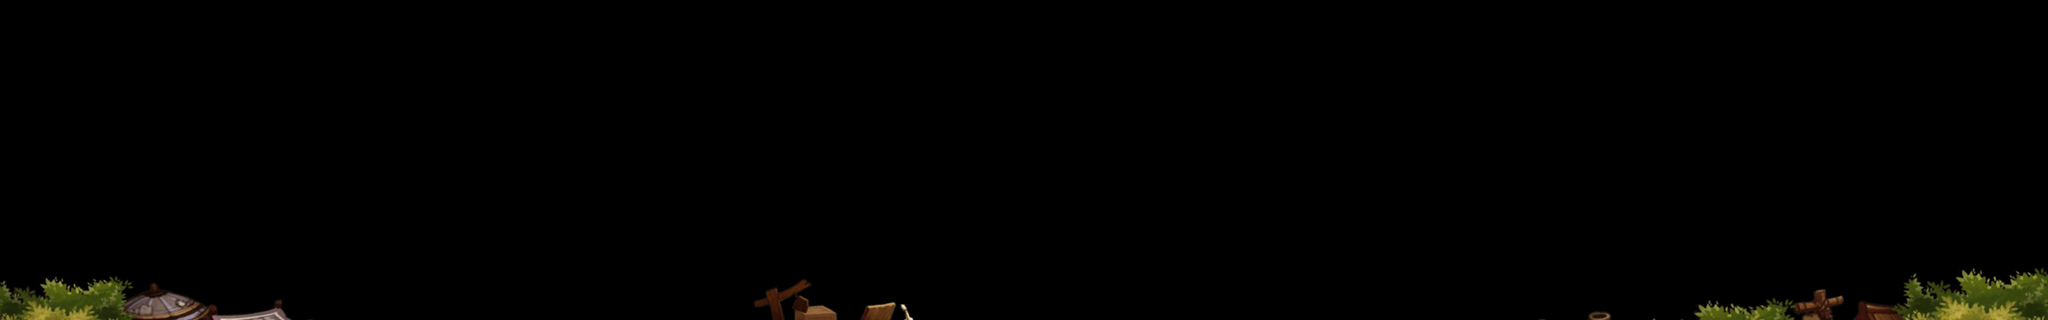

A level layout from a 2D game, rendered from its tile map. Below: a short description, then the map file with tile-grid data replaced by summaries:
An orthogonal 96x15 tile map with 32x32 px tiles, 1 tile layer (close1), 4 tilesets.

<map version="1.0" orientation="orthogonal" renderorder="right-down" width="96" height="15" tilewidth="32" tileheight="32">
 <tileset firstgid="1" name="xiagu_close1" tilewidth="32" tileheight="32">
  <image source="close/xiagu_close1.png" width="1024" height="500" />
 </tileset>
 <tileset firstgid="481" name="xiagu_close2" tilewidth="32" tileheight="32">
  <image source="close/xiagu_close2.png" width="1024" height="500" />
 </tileset>
 <tileset firstgid="961" name="xiagu_close3" tilewidth="32" tileheight="32">
  <image source="close/xiagu_close3.png" width="1024" height="500" />
 </tileset>
 <tileset firstgid="1441" name="chengzhen_close" tilewidth="32" tileheight="32">
  <image source="close/chengzhen_close.png" width="3072" height="500" />
 </tileset>
 <layer name="close1" width="96" height="15">
  <data>[1440 cells, 1440 non-empty, 1440 distinct tile ids]</data>
 </layer>
</map>
